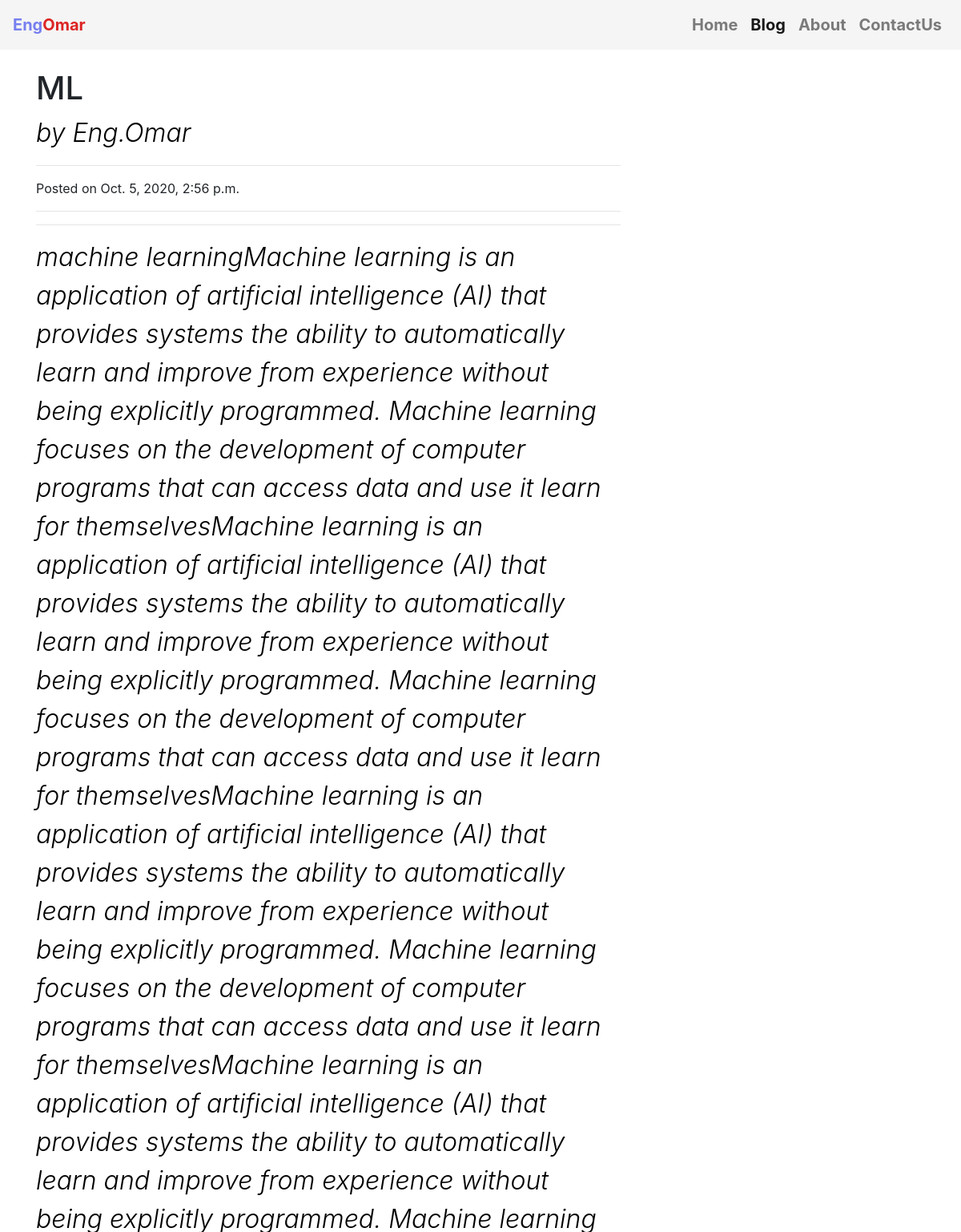
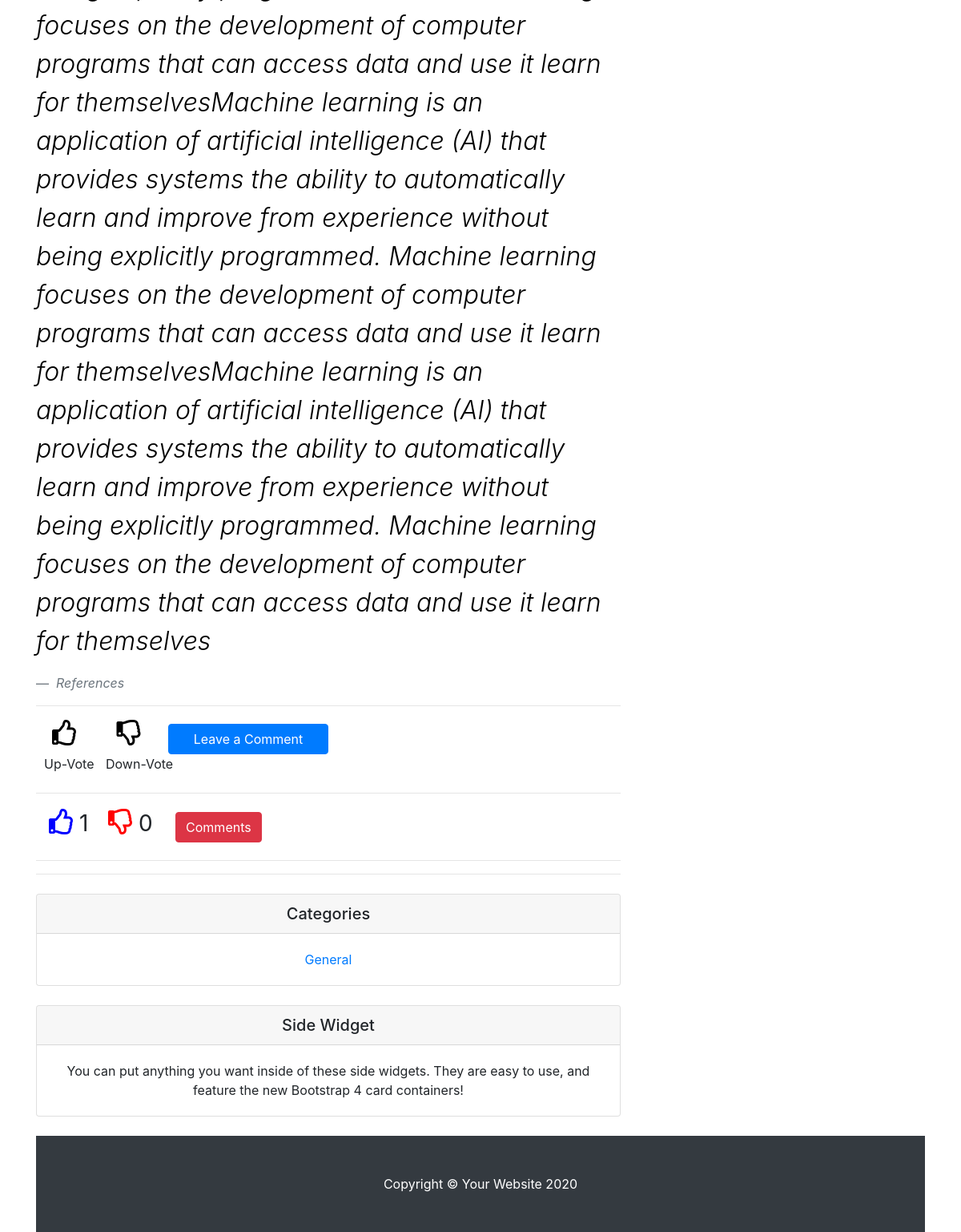
Screenshot of /blog/post/7/ with the database file from the repository (2 pictures, top to bottom).
### blog/models.py (models this page shows, shortened)
class Post(models.Model):
            post_heading = models.CharField(max_length=200)
            post_text = models.TextField()
            published_date = models.DateTimeField(auto_now=True)
            id = models.AutoField(primary_key=True)
            image = models.ImageField(upload_to='images/',blank=True)
            category = models.ManyToManyField(Categoreies,blank=True)

class React(models.Model):
        post_id = models.IntegerField()
        no_of_likes = models.IntegerField(default=0)
        no_of_dislikes = models.IntegerField(default=0)

class Categoreies(models.Model):
    category_name = models.CharField(max_length=200)
    def __str__(self):
        return self.category_name

### blog/views.py (the view)
# urls.py: path("blog/post/<int:id>/",views.detail, name="detail"),
def detail(request,id):
    post = all_posts.filter(id = id).all()
    try:
        reacts = (React.objects.filter(post_id = id).values())
    except ObjectDoesNotExist:
        reacts = 'Be the First To Like This'
    context = {'post_detail' : post,
            'comments' : Userscomment.objects.filter(post_id = id).order_by('-published_date').all(),
            'post_title': list(post.values())[0]["post_heading"],
            'reacts': reacts,}
    return render(request, 'blog/post-detail.html', context)

### blog/templates/blog/post-detail.html (shortened to what this page needs)
{% extends 'mysite/base.html' %}
{%load static%}
{% block body %}
  {% for post in post_detail%}
  <link rel="stylesheet" href="{% static 'mysite/css/bootstrap.css' %}">
  <link rel="stylesheet" href="https://use.fontawesome.com/releases/v5.7.0/css/all.css">
  <link rel="stylesheet" href="https://cdnjs.cloudflare.com/ajax/libs/font-awesome/4.7.0/css/font-awesome.min.css">
  <link rel="stylesheet" href="{% static 'blog/css/blog-post.css' %}">
<div class="container">
    <div class="row">
      <div class="col-lg-8">
        <h1 class="mt-4" id="{{post.id}}">{{post.post_heading}}</h1>
        <p class="lead">
          by
          <a>Eng.Omar</a>
        </p>
        <hr>
        <p>Posted on {{post.published_date}}</p>
        <hr>
        <hr>
        <p class="lead">{{post.post_text}}</p>
        <blockquote class="blockquote">
          <footer class="blockquote-footer">
            <cite title="Source Title">References</cite>
          </footer>
        </blockquote>
        <hr>
        <form>
          <div class="vote">
            <div class="like">
              <button  class="far fa-thumbs-up fa-2x" type="button" id="upvote" ></button>
              <button  class="far fa-thumbs-down fa-2x" type="button" id="downvote" ></button>
              <button type="button" class="btn btn-primary ml-4"  id="comment-btn">Leave a Comment</button>
            </div>
              <label for="upvote">Up-Vote</label>
              <label for="downvote">Down-Vote</label>
          </div>
          <hr>
          <div class="ml-3 mb-1">
              {% for react in reacts%}
                <p  class="far fa-thumbs-up fa-2x" style="color:blue"></p><span id="likes" class="pl-2" style="font-size:28">{{react.no_of_likes}}</span>
                <p class="far fa-thumbs-down fa-2x" style="color:red"></p><span id="dislikes" class="pl-2" style="font-size:28">{{react.no_of_dislikes}}</span>
              {% endfor %}
              <button type="button" class="btn btn-danger ml-4" id="comments">Comments</button>
          </div>
          <hr>
        </form>
          <hr>
      <div class="">
        <div class="card my-4">
          <h5 class="card-header text-center">Categories</h5>
          <div class="card-body">
            <div class="row">
              <div class="col-lg-12">
                <ul class="list-unstyled mb-0 text-center">
                {% for category in post.category.all%}
                {%if category%}
                  <li>
                    <a href="{%url 'categorize' category%}">{{category}}</a>
                  </li>
                {%endif%}
                {%endfor%}
                </ul>
              </div>
            </div>
          </div>
        </div>
        <div class="card my-4 text-center">
          <h5 class="card-header">Side Widget</h5>
          <div class="card-body">
            You can put anything you want inside of these side widgets. They are easy to use, and feature the new Bootstrap 4 card containers!
          </div>
        </div>
      </div>
    </div>
  </div>
  <footer class="py-5 bg-dark">
    <div class="container">
      <p class="m-0 text-center text-white">Copyright &copy; Your Website 2020</p>
    </div>
  </footer>
{%endfor%}
{%endblock%}

### blog/static/blog/css/blog-post.css (style rules this page uses)
.col-lg-8 .lead { color: black; font-size: 32px; font-style: italic; }
.vote label { padding-left: 10px;cursor: pointer; }
#upvote, #downvote { background: white;border: none;padding-left: 20px; z-index: 99999 }
.fa-thumbs-down:before { padding-left: 20px }
.btn-primary { width:200px; }

### rows the page displays
Post: post_heading "ML", published_date "Oct. 5, 2020, 2:56 p.m.", post_text "machine learningMachine learning is an application of artificial intelligence (AI) that provides systems the ability to automatically learn and improve from experience without being explicitly programmed. Machine learning focuses on the development of computer programs that can access data and use it learn for themselvesMachine learning is an application of artificial intelligence (AI) that provides systems the ability to automatically learn and improve from experience without being explicitly programmed. Machine learning focuses on the development of computer programs that can access data and use it learn for themselvesMachine learning is an application of artificial intelligence (AI) that…"
React: no_of_likes "1", no_of_dislikes "0"
Categoreies: category_name "General"
